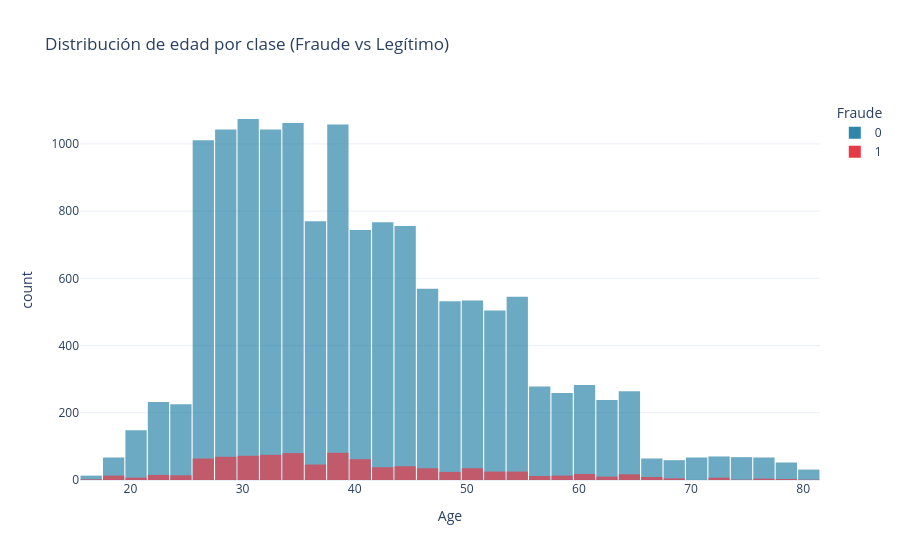

The notebook cell saved with this chart:
### Markdown cell above
## 7. Análisis Exploratorio de Datos (EDA) con Plotly

### Code cell
# 7.1 Distribución de Edad por clase
fig = px.histogram(
    df_clean, x='Age', color='FraudFound_P', barmode='overlay',
    nbins=40, opacity=0.7,
    color_discrete_map={0: '#2E86AB', 1: '#E63946'},
    title='Distribución de edad por clase (Fraude vs Legítimo)',
    labels={'FraudFound_P': 'Fraude'}
)
fig.update_layout(bargap=0.05)
fig.show()

### Figure 1 — Plotly figure (JSON) as saved in the notebook; plotly's stock layout.template omitted (floating-point values rounded to 4 significant figures; data arrays with more than 128 entries replaced by an {"elided": "..."} marker saying what was removed)
{"data": [{"bingroup": "x", "hovertemplate": "Fraude=0<br>Age=%{x}<br>count=%{y}<extra></extra>", "legendgroup": "0", "marker": {"color": "#2E86AB", "opacity": 0.7, "pattern": {"shape": ""}}, "name": "0", "nbinsx": 40, "orientation": "v", "showlegend": true, "type": "histogram", "x": {"elided": "14497 int values"}, "xaxis": "x", "yaxis": "y"}, {"bingroup": "x", "hovertemplate": "Fraude=1<br>Age=%{x}<br>count=%{y}<extra></extra>", "legendgroup": "1", "marker": {"color": "#E63946", "opacity": 0.7, "pattern": {"shape": ""}}, "name": "1", "nbinsx": 40, "orientation": "v", "showlegend": true, "type": "histogram", "x": {"elided": "923 int values"}, "xaxis": "x", "yaxis": "y"}], "layout": {"bargap": 0.05, "barmode": "overlay", "legend": {"title": {"text": "Fraude"}, "tracegroupgap": 0}, "title": {"text": "Distribución de edad por clase (Fraude vs Legítimo)"}, "xaxis": {"anchor": "y", "domain": [0, 1], "title": {"text": "Age"}}, "yaxis": {"anchor": "x", "domain": [0, 1], "title": {"text": "count"}}}}
